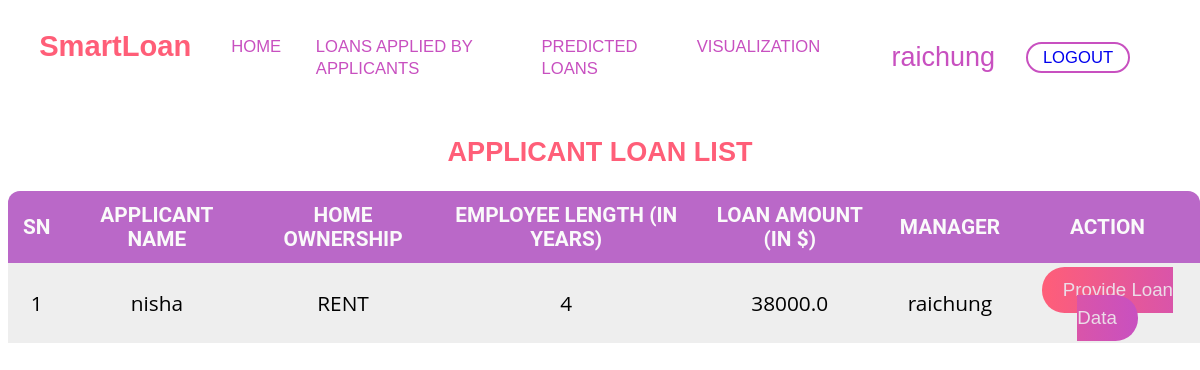
Screenshot of /loan/ (signed in) with the database file from the repository.
### loan_approval/models.py (models this page shows)
class Loan(models.Model):
    OWNERSHIP_CHOICES = [('RENT','RENT'),
                         ('OWN','OWN'),
                         ('MORTGAGE','MORTGAGE'),
                         ('OTHER','OTHER')
                         ]
    INTENTIONS = [('PERSONAL','PERSONAL'),
                  ('EDUCATION','EDUCATION'),
                  ('MEDICAL','MEDICAL'),
                  ('VENTURE','VENTURE'),
                  ('HOMEIMPROVEMENT','HOMEIMPROVEMENT'),
                  ('DEBTCONSOLIDATION','DEBTCONSOLIDATION')
                  ]
    home_ownership = models.CharField(max_length=10,choices=OWNERSHIP_CHOICES)
    emp_length = models.PositiveIntegerField(validators=[MinValueValidator(0),
                                       MaxValueValidator(43)])
    loan_amount = models.FloatField(validators=[MinValueValidator(0.0),
                                       MaxValueValidator(40000.0)])
    person_age = models.PositiveIntegerField(validators=[MinValueValidator(18),
                                       MaxValueValidator(110)])
    income = models.FloatField(validators=[MinValueValidator(1000.0),
                                       MaxValueValidator(7000000.0)])
    loan_intent = models.CharField(max_length=20,choices=INTENTIONS)
    applicant_details = models.ForeignKey(Applicant, on_delete=models.CASCADE)
    managed_by = models.ForeignKey(Employee, on_delete=models.SET_NULL, null=True)

class Applicant(models.Model):
    applicant = models.OneToOneField(User, on_delete=models.CASCADE)
    def __str__(self):
        return f'{self.applicant.username}'

class Employee(models.Model):
    employee = models.OneToOneField(User, on_delete=models.CASCADE)
    def __str__(self):
        return f'{self.employee.username}'

### loan_approval/views.py (the view)
# urls.py: path('loan/',LoanListView.as_view(), name='employee_loan_list'),
@method_decorator(login_required(login_url=reverse_lazy('loan_approval:user_login')),name="dispatch")
class LoanListView(ListView):
    model = Loan
    template_name = 'loan_approval/employee_loan_request.html'
    def get_queryset(self):
        queryset = self.model._default_manager.all()
        try:
            user = self.request.user.employee
        except:
            return queryset
        else:
            return queryset.filter(managed_by = user)

### loan_approval/templates/loan_approval/employee_loan_request.html (shortened to what this page needs)
{% if user.is_authenticated %}
{% load static %}
<!DOCTYPE html>
<html lang="en">
<head>
    <link rel="stylesheet" href="{% static 'css/loan_details_list_.css' %}">
    <link rel="stylesheet" href="{% static 'css/style.css' %}" />
</head>
<body>
    <nav>
        <div class="logos-section">
          <h2 class="logo">
              <a href="{% url 'loan_approval:index' %}">SmartLoan</a>
          </h2>
          <ul class="menu-items">
            {% if user.is_authenticated %}
            {% if user.applicant %}
            <li>
              <a href="{% url 'loan_approval:dashboard' %}">HOME</a>
            </li>
            <li>
              <a href="{% url 'loan_approval:loan_request' %}">APPLY</a>
            </li>
            <li>
              <a href="{% url 'loan_approval:applicant_loan_list' %}">REQUESTED LOANS</a>
            </li>
            <li>
              <a href="{% url 'loan_approval:loans_details_list' %}">VIEW LOAN APPROVALS</a>
            </li>
            {% elif user.employee %}
            <li>
              <a href="{% url 'loan_approval:dashboard' %}">HOME</a>
            </li>
            <li>
              <a href="{% url 'loan_approval:employee_loan_list' %}">LOANS APPLIED BY APPLICANTS</a>
            </li>
            <li>
              <a href="{% url 'loan_approval:loans_details_list' %}">PREDICTED LOANS</a>
            </li>
            <li>
              <a href="#">VISUALIZATION</a>
            </li>
            {% endif %}
            {% endif %}
          </ul>
        </div>
        <ul class="cta-btns">
          {% if user.is_authenticated %}
          <li>
            <div >{{request.user}} </div>
          </li>
          <li>
            <a class="cta-btns1" href="{% url 'loan_approval:user_logout' %}">LOGOUT</a>
          </li>
          {% else %}
          <li>
            <a class="cta-btns1" href="{% url 'loan_approval:user_login' %}">LOGIN</a>
          </li>
          {% endif %}
        </ul>
      </nav>
{% if user.is_superuser %}
<h3>403: Applicant and super admin not authorized.</h3>
{% elif  user.is_staff %}
<table id="loan-prediction">
    <h2>APPLICANT LOAN LIST</h2>
    <thead>
      <tr>
        <th>SN</th>
        <th>Applicant Name</th>
        <th>Home Ownership</th>
        <th>Employee Length (In Years)</th>
        <th>Loan Amount (In $)</th>
        <th>Manager</th>
        <th> Action </th>
      </tr>
    </thead>
    <tbody>
        {% for object in object_list %}
            {% if not object.loandetails %}
            <tr>
                <td>1</td>
                <td>{{object.applicant_details}}</td>
                <td>{{object.home_ownership}}</td>
                <td>{{object.emp_length}}</td>
                <td>{{object.loan_amount}}</td>
                <td>{{object.managed_by}}</td>
                <td>
                    <a class="button" href="{% url 'loan_approval:loan_details_create' pk=object.id%}">Provide Loan Data</a>
                </td>
              </tr>
            {% endif%}
        {% endfor %}
    </tbody>
  </table>
{% else %}
<h3>403: Applicant and super admin not authorized.</h3>
{% endif %}
</body>
</html>
{% else%}
404: Cannot view this page.
{% endif %}

### static/css/loan_details_list_.css (style rules this page uses)
* { box-sizing: border-box; font-family: "Poppins", sans-serif; }
table { position: absolute; z-index: 2; border-collapse: collapse; border-spacing: 0; border-radius: 12px 12px 0 0; overflow: hidden; box-shadow: 0 2px 12px reba(32, 32, 32, 0.3); background-color: #fafafa; text-align: center; font-family: "Poppins", sans-serif; font-weight: 2000; height: 150px; }
h2 { text-align: center; color: #ff5e78; }
th, td { padding: 12px 15px; }
th { font-size: 1rem; background: #ba68c8; color: #fafafa; text-transform: uppercase; font-family: "Roboto", sans-serif; }
td { font-size: 1rem; font-family: "Open Sans", sans-serif; }
tr:nth-child(odd) { background-color: #eeeeee; }
.button { background: linear-gradient(to right, #ff5e78, #c850c0); color: #ebdde8; text-decoration: none; border: none; font-size: 0.9rem; padding: 0.6rem 1rem; border-radius: 1.4rem; margin-top: 1rem; }

### static/css/style.css (style rules this page uses)
* { font-family: "Poppins", sans-serif; font-size: 1.3rem; }
.logo a { font-size: 1.4rem; color: #ff5e78; text-decoration: none; }
li { list-style: none; }
nav, .cta-btns, .menu-items { display: flex; align-items: center; }
nav { margin: 0 1.5rem 1.5rem 1.5rem; justify-content: space-between; }
.logos-section { display: flex; }
.menu-items li, .cta-btns li { font-size: 0.9rem; margin-right: 1.5rem; color: #c850c0; }
.menu-items li a { position: relative; font-size: 0.8rem; margin-right: 1.5rem; color: #c850c0; text-decoration: none; }
.menu-items li a::after { content: ''; background: linear-gradient(to right, #ff5e78, #c850c0); height: 1.5px; width: 100%; left: 0; position: absolute; bottom: -5px; opacity: 0; transition: all 0.2s; pointer-events: none; }
.cta-btns1, .cta-btns2 { font-size: 0.8rem; text-decoration: none; border: 2px solid #c850c0; padding: 0.2rem 0.7rem; border-radius: 0.9rem; }

### rows the page displays
Loan: applicant_details "nisha", home_ownership "RENT", emp_length "4", loan_amount "38000.0", managed_by "raichung"

### other values shown
{{ request.user }} "raichung"
